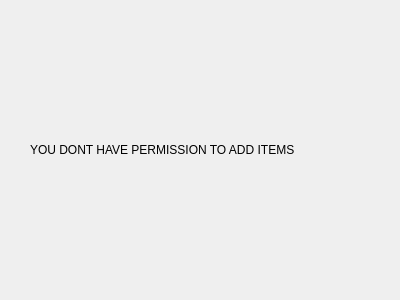
<?xml version="1.0" encoding="UTF-8"?>
<ui version="4.0">
 <class>ErrorUserDialog</class>
 <widget class="QDialog" name="ErrorUserDialog">
  <property name="geometry">
   <rect>
    <x>0</x>
    <y>0</y>
    <width>400</width>
    <height>300</height>
   </rect>
  </property>
  <property name="windowTitle">
   <string>Dialog</string>
  </property>
  <widget class="QLabel" name="label">
   <property name="geometry">
    <rect>
     <x>30</x>
     <y>140</y>
     <width>321</width>
     <height>20</height>
    </rect>
   </property>
   <property name="text">
    <string>YOU DONT HAVE PERMISSION TO ADD ITEMS</string>
   </property>
  </widget>
 </widget>
 <resources/>
 <connections/>
</ui>
